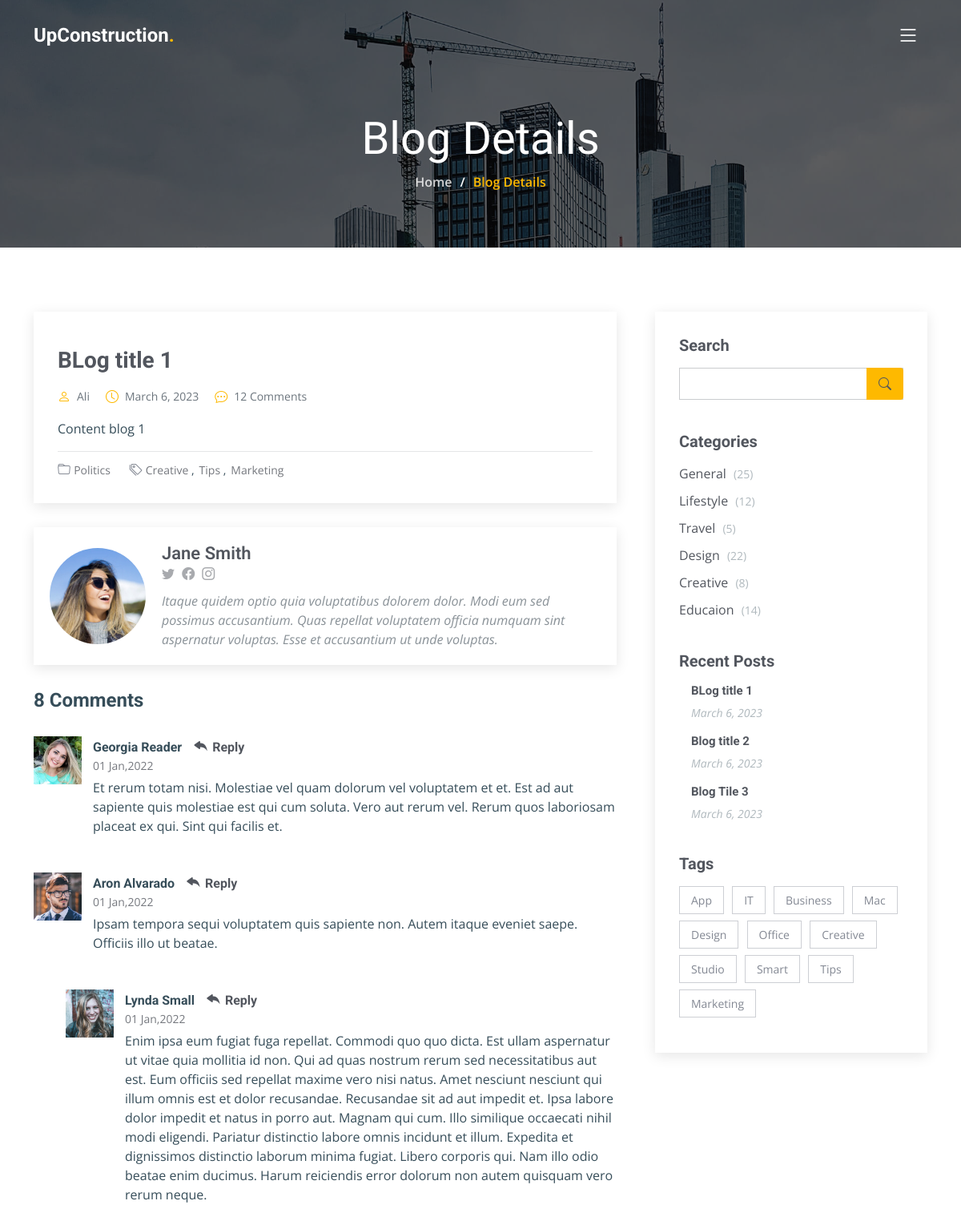
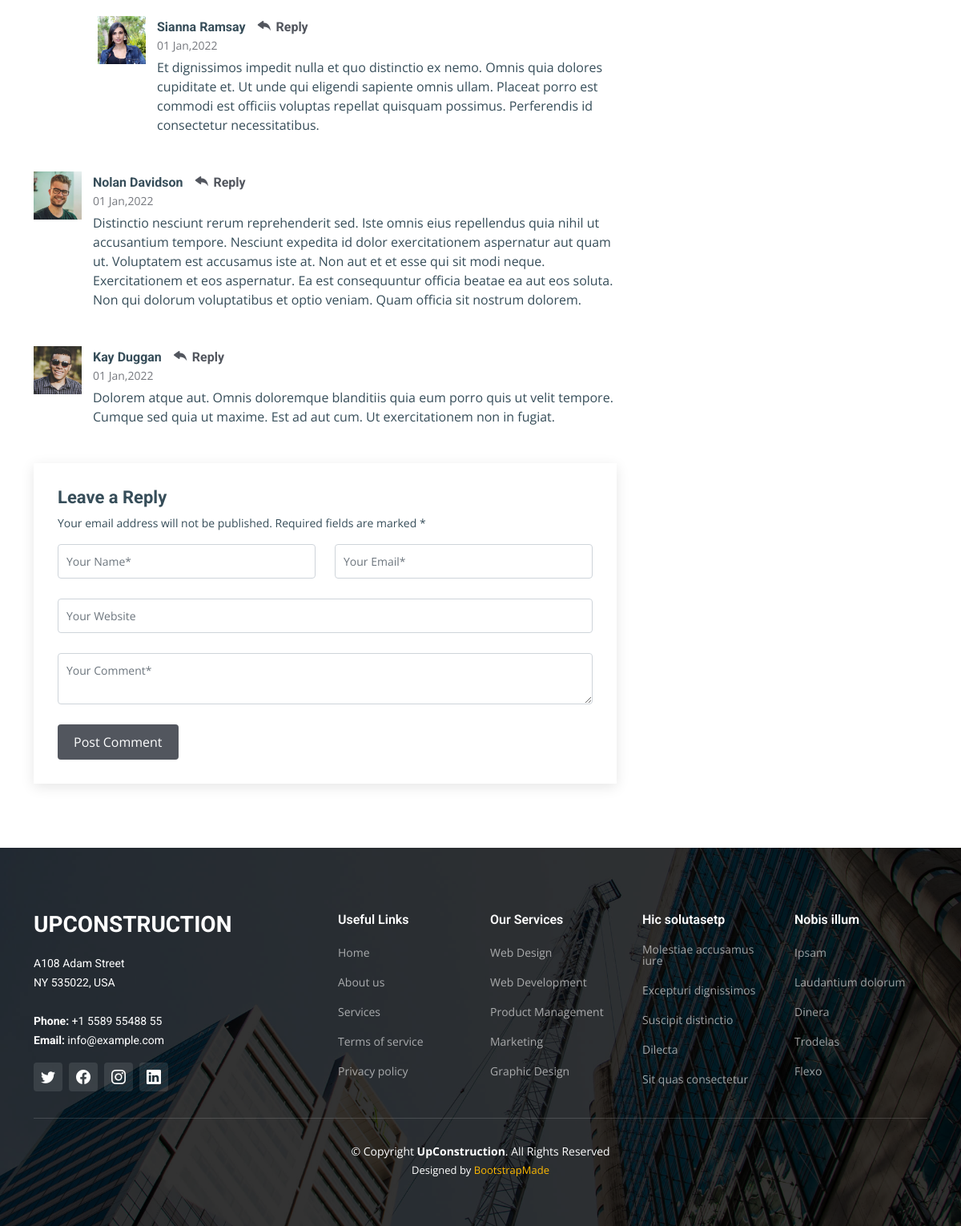
Page /blog-details/1 on the committed database (2 pictures, top to bottom).
### main/models.py (models this page shows, shortened)
class Blog(models.Model):
    title = models.CharField(max_length=100)
    author = models.CharField(max_length=100)
    date = models.DateField(default=datetime.date.today)
    content = models.TextField()
    type = models.CharField(max_length=100, default='')
    dataosdelay = models.IntegerField(default=100)
    img = models.ImageField(default='service-1.jpg')

### main/views.py (the view)
# urls.py: path('blog-details/<int:pk>', blogdetails, name='blogdetails'),
def blogdetails(request, pk):
    blog = Blog.objects.get(pk=pk)
    allblogs = Blog.objects.all()
    context = {
        'blog':blog,
        'all': allblogs
    }
    return render(request, 'main/blog-details.html', context)

### main/templates/main/blog-details.html (shortened to what this page needs)
{% extends 'main/base.html' %}
{% block content %}
<main id="main">
    <div class="breadcrumbs d-flex align-items-center" style="background-image: url('assets/img/breadcrumbs-bg.jpg');">
      <div class="container position-relative d-flex flex-column align-items-center" data-aos="fade">
        <h2>Blog Details</h2>
        <ol>
          <li><a href="{% url 'home' %}">Home</a></li>
          <li>Blog Details</li>
        </ol>
      </div>
    </div>
    <section id="blog" class="blog">
      <div class="container" data-aos="fade-up" data-aos-delay="100">
        <div class="row g-5">
          <div class="col-lg-8">
            <article class="blog-details">
              <div class="post-img">
              </div>
              <h2 class="title">{{blog.title}}</h2>
              <div class="meta-top">
                <ul>
                  <li class="d-flex align-items-center"><i class="bi bi-person"></i> <a href="blog-details.html">{{blog.author}}</a></li>
                  <li class="d-flex align-items-center"><i class="bi bi-clock"></i> <a href="blog-details.html"><time datetime="2020-01-01">{{blog.date}}</time></a></li>
                  <li class="d-flex align-items-center"><i class="bi bi-chat-dots"></i> <a href="blog-details.html">12 Comments</a></li>
                </ul>
              </div>
              <div class="content">
                <p>
                  {{blog.content}}
                </p>
              </div>
              <div class="meta-bottom">
                <i class="bi bi-folder"></i>
                <ul class="cats">
                  <li><a href="#">{{blog.type}}</a></li>
                </ul>
                <i class="bi bi-tags"></i>
                <ul class="tags">
                  <li><a href="#">Creative</a></li>
                  <li><a href="#">Tips</a></li>
                  <li><a href="#">Marketing</a></li>
                </ul>
              </div>
            </article>
            <div class="post-author d-flex align-items-center">
              <img src="assets/img/blog/blog-author.jpg" class="rounded-circle flex-shrink-0" alt="">
              <div>
                <h4>Jane Smith</h4>
                <div class="social-links">
                  <a href="https://twitters.com/#"><i class="bi bi-twitter"></i></a>
                  <a href="https://facebook.com/#"><i class="bi bi-facebook"></i></a>
                  <a href="https://instagram.com/#"><i class="biu bi-instagram"></i></a>
                </div>
                <p>
                  Itaque quidem optio quia voluptatibus dolorem dolor. Modi eum sed possimus accusantium. Quas repellat voluptatem officia numquam sint aspernatur voluptas. Esse et accusantium ut unde voluptas.
                </p>
              </div>
            </div>
            <div class="comments">
              <h4 class="comments-count">8 Comments</h4>
              <div id="comment-1" class="comment">
                <div class="d-flex">
                  <div class="comment-img"><img src="assets/img/blog/comments-1.jpg" alt=""></div>
                  <div>
                    <h5><a href="">Georgia Reader</a> <a href="#" class="reply"><i class="bi bi-reply-fill"></i> Reply</a></h5>
                    <time datetime="2020-01-01">01 Jan,2022</time>
                    <p>
                      Et rerum totam nisi. Molestiae vel quam dolorum vel voluptatem et et. Est ad aut sapiente quis molestiae est qui cum soluta.
                      Vero aut rerum vel. Rerum quos laboriosam placeat ex qui. Sint qui facilis et.
                    </p>
                  </div>
                </div>
              </div>
              <div id="comment-2" class="comment">
                <div class="d-flex">
                  <div class="comment-img"><img src="assets/img/blog/comments-2.jpg" alt=""></div>
                  <div>
                    <h5><a href="">Aron Alvarado</a> <a href="#" class="reply"><i class="bi bi-reply-fill"></i> Reply</a></h5>
                    <time datetime="2020-01-01">01 Jan,2022</time>
                    <p>
                      Ipsam tempora sequi voluptatem quis sapiente non. Autem itaque eveniet saepe. Officiis illo ut beatae.
                    </p>
                  </div>
                </div>
                <div id="comment-reply-1" class="comment comment-reply">
                  <div class="d-flex">
                    <div class="comment-img"><img src="assets/img/blog/comments-3.jpg" alt=""></div>
                    <div>
                      <h5><a href="">Lynda Small</a> <a href="#" class="reply"><i class="bi bi-reply-fill"></i> Reply</a></h5>
                      <time datetime="2020-01-01">01 Jan,2022</time>
                      <p>
                        Enim ipsa eum fugiat fuga repellat. Commodi quo quo dicta. Est ullam aspernatur ut vitae quia mollitia id non. Qui ad quas nostrum rerum sed necessitatibus aut est. Eum officiis sed repellat maxime vero nisi natus. Amet nesciunt nesciunt qui illum omnis est et dolor recusandae.
                        Recusandae sit ad aut impedit et. Ipsa labore dolor impedit et natus in porro aut. Magnam qui cum. Illo similique occaecati nihil modi eligendi. Pariatur distinctio labore omnis incidunt et illum. Expedita et dignissimos distinctio laborum minima fugiat.
                        Libero corporis qui. Nam illo odio beatae enim ducimus. Harum reiciendis error dolorum non autem quisquam vero rerum neque.
                      </p>
                    </div>
                  </div>
                  <div id="comment-reply-2" class="comment comment-reply">
                    <div class="d-flex">
                      <div class="comment-img"><img src="assets/img/blog/comments-4.jpg" alt=""></div>
                      <div>
                        <h5><a href="">Sianna Ramsay</a> <a href="#" class="reply"><i class="bi bi-reply-fill"></i> Reply</a></h5>
                        <time datetime="2020-01-01">01 Jan,2022</time>
                        <p>
                          Et dignissimos impedit nulla et quo distinctio ex nemo. Omnis quia dolores cupiditate et. Ut unde qui eligendi sapiente omnis ullam. Placeat porro est commodi est officiis voluptas repellat quisquam possimus. Perferendis id consectetur necessitatibus.
                        </p>
                      </div>
                    </div>
                  </div>
                </div>
              </div>
              <div id="comment-3" class="comment">
                <div class="d-flex">
                  <div class="comment-img"><img src="assets/img/blog/comments-5.jpg" alt=""></div>
                  <div>
                    <h5><a href="">Nolan Davidson</a> <a href="#" class="reply"><i class="bi bi-reply-fill"></i> Reply</a></h5>
                    <time datetime="2020-01-01">01 Jan,2022</time>
                    <p>
                      Distinctio nesciunt rerum reprehenderit sed. Iste omnis eius repellendus quia nihil ut accusantium tempore. Nesciunt expedita id dolor exercitationem aspernatur aut quam ut. Voluptatem est accusamus iste at.
                      Non aut et et esse qui sit modi neque. Exercitationem et eos aspernatur. Ea est consequuntur officia beatae ea aut eos soluta. Non qui dolorum voluptatibus et optio veniam. Quam officia sit nostrum dolorem.
                    </p>
                  </div>
                </div>
              </div>
              <div id="comment-4" class="comment">
                <div class="d-flex">
                  <div class="comment-img"><img src="assets/img/blog/comments-6.jpg" alt=""></div>
                  <div>
                    <h5><a href="">Kay Duggan</a> <a href="#" class="reply"><i class="bi bi-reply-fill"></i> Reply</a></h5>
                    <time datetime="2020-01-01">01 Jan,2022</time>
                    <p>
                      Dolorem atque aut. Omnis doloremque blanditiis quia eum porro quis ut velit tempore. Cumque sed quia ut maxime. Est ad aut cum. Ut exercitationem non in fugiat.
                    </p>
                  </div>
                </div>
              </div>
              <div class="reply-form">
                <h4>Leave a Reply</h4>
                <p>Your email address will not be published. Required fields are marked * </p>
                <form action="">
                  <div class="row">
                    <div class="col-md-6 form-group">
                      <input name="name" type="text" class="form-control" placeholder="Your Name*">
                    </div>
                    <div class="col-md-6 form-group">
                      <input name="email" type="text" class="form-control" placeholder="Your Email*">
                    </div>
                  </div>
                  <div class="row">
                    <div class="col form-group">
                      <input name="website" type="text" class="form-control" placeholder="Your Website">
                    </div>
                  </div>
                  <div class="row">
                    <div class="col form-group">
                      <textarea name="comment" class="form-control" placeholder="Your Comment*"></textarea>
                    </div>
                  </div>
                  <button type="submit" class="btn btn-primary">Post Comment</button>
                </form>
              </div>
            </div>
          </div>
          <div class="col-lg-4">
            <div class="sidebar">
              <div class="sidebar-item search-form">
                <h3 class="sidebar-title">Search</h3>
                <form action="" class="mt-3">
                  <input type="text">
                  <button type="submit"><i class="bi bi-search"></i></button>
                </form>
              </div>
              <div class="sidebar-item categories">
                <h3 class="sidebar-title">Categories</h3>
                <ul class="mt-3">
                  <li><a href="#">General <span>(25)</span></a></li>
                  <li><a href="#">Lifestyle <span>(12)</span></a></li>
                  <li><a href="#">Travel <span>(5)</span></a></li>
                  <li><a href="#">Design <span>(22)</span></a></li>
                  <li><a href="#">Creative <span>(8)</span></a></li>
                  <li><a href="#">Educaion <span>(14)</span></a></li>
                </ul>
              </div>
              <div class="sidebar-item recent-posts">
                <h3 class="sidebar-title">Recent Posts</h3>
                <div class="mt-3">
                  {% for i in all %}
                  <div class="post-item mt-3">
                    <div>
                      <h4><a href="{% url 'blogdetails' i.id %}">{{i.title}}</a></h4>
                      <time datetime="2020-01-01">{{i.date}}</time>
                    </div>
                  </div>
                  {% endfor %}
                </div>
              </div>
              <div class="sidebar-item tags">
                <h3 class="sidebar-title">Tags</h3>
                <ul class="mt-3">
                  <li><a href="#">App</a></li>
                  <li><a href="#">IT</a></li>
                  <li><a href="#">Business</a></li>
                  <li><a href="#">Mac</a></li>
                  <li><a href="#">Design</a></li>
                  <li><a href="#">Office</a></li>
                  <li><a href="#">Creative</a></li>
                  <li><a href="#">Studio</a></li>
                  <li><a href="#">Smart</a></li>
                  <li><a href="#">Tips</a></li>
                  <li><a href="#">Marketing</a></li>
                </ul>
              </div>
            </div>
          </div>
        </div>
      </div>
    </section>
  </main>
{% endblock %}

### main/templates/main/base.html (shortened to what this page needs)
{% load static %}
<!DOCTYPE html>
<html lang="en">
<head>
  <link href="{% static 'main/assets/vendor/bootstrap/css/bootstrap.min.css' %}" rel="stylesheet">
  <link href="{% static 'main/assets/vendor/bootstrap-icons/bootstrap-icons.css' %}" rel="stylesheet">
  <link href="{% static 'main/assets/vendor/fontawesome-free/css/all.min.css' %}" rel="stylesheet">
  <link href="{% static 'main/assets/vendor/aos/aos.css' %}" rel="stylesheet">
  <link href="{% static 'main/assets/vendor/glightbox/css/glightbox.min.css' %}" rel="stylesheet">
  <link href="{% static 'main/assets/vendor/swiper/swiper-bundle.min.css' %}" rel="stylesheet">
  <link href="{% static 'main/assets/css/main.css' %}" rel="stylesheet">
</head>
<body>
  <header id="header" class="header d-flex align-items-center">
    <div class="container-fluid container-xl d-flex align-items-center justify-content-between">
      <a href="index.html" class="logo d-flex align-items-center">
        <h1>UpConstruction<span>.</span></h1>
      </a>
      <i class="mobile-nav-toggle mobile-nav-show bi bi-list"></i>
    </div>
  </header>
  {% block content %}
  {% endblock %}
  <footer id="footer" class="footer">
    <div class="footer-content position-relative">
      <div class="container">
        <div class="row">
          <div class="col-lg-4 col-md-6">
            <div class="footer-info">
              <h3>UpConstruction</h3>
              <p>
                A108 Adam Street <br>
                NY 535022, USA<br><br>
                <strong>Phone:</strong> +1 5589 55488 55<br>
                <strong>Email:</strong> info@example.com<br>
              </p>
              <div class="social-links d-flex mt-3">
                <a href="#" class="d-flex align-items-center justify-content-center"><i class="bi bi-twitter"></i></a>
                <a href="#" class="d-flex align-items-center justify-content-center"><i class="bi bi-facebook"></i></a>
                <a href="#" class="d-flex align-items-center justify-content-center"><i class="bi bi-instagram"></i></a>
                <a href="#" class="d-flex align-items-center justify-content-center"><i class="bi bi-linkedin"></i></a>
              </div>
            </div>
          </div>
          <div class="col-lg-2 col-md-3 footer-links">
            <h4>Useful Links</h4>
            <ul>
              <li><a href="#">Home</a></li>
              <li><a href="#">About us</a></li>
              <li><a href="#">Services</a></li>
              <li><a href="#">Terms of service</a></li>
              <li><a href="#">Privacy policy</a></li>
            </ul>
          </div>
          <div class="col-lg-2 col-md-3 footer-links">
            <h4>Our Services</h4>
            <ul>
              <li><a href="#">Web Design</a></li>
              <li><a href="#">Web Development</a></li>
              <li><a href="#">Product Management</a></li>
              <li><a href="#">Marketing</a></li>
              <li><a href="#">Graphic Design</a></li>
            </ul>
          </div>
          <div class="col-lg-2 col-md-3 footer-links">
            <h4>Hic solutasetp</h4>
            <ul>
              <li><a href="#">Molestiae accusamus iure</a></li>
              <li><a href="#">Excepturi dignissimos</a></li>
              <li><a href="#">Suscipit distinctio</a></li>
              <li><a href="#">Dilecta</a></li>
              <li><a href="#">Sit quas consectetur</a></li>
            </ul>
          </div>
          <div class="col-lg-2 col-md-3 footer-links">
            <h4>Nobis illum</h4>
            <ul>
              <li><a href="#">Ipsam</a></li>
              <li><a href="#">Laudantium dolorum</a></li>
              <li><a href="#">Dinera</a></li>
              <li><a href="#">Trodelas</a></li>
              <li><a href="#">Flexo</a></li>
            </ul>
          </div>
        </div>
      </div>
    </div>
    <div class="footer-legal text-center position-relative">
      <div class="container">
        <div class="copyright">
          &copy; Copyright <strong><span>UpConstruction</span></strong>. All Rights Reserved
        </div>
        <div class="credits">
          Designed by <a href="https://bootstrapmade.com/">BootstrapMade</a>
        </div>
      </div>
    </div>
  </footer>
</body>
</html>

### rows in the picture
Blog: title "BLog title 1", author "Ali", date "March 6, 2023", content "Content blog 1", type "Politics"
Blog: title "Blog title 2", date "March 6, 2023"
Blog: title "Blog Tile 3", date "March 6, 2023"
